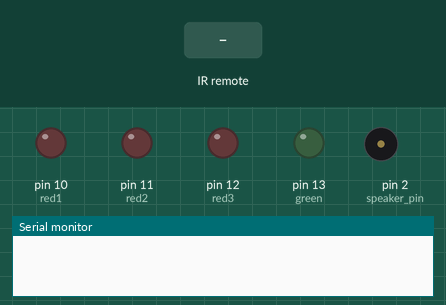
Recording of a sketch running on a simulated Arduino Uno, built with avr-gcc and run on an emulated ATmega328P. On the bench: output pins drawn as LEDs (lit = HIGH), buzzer (waves = sounding), the last lines printed to the serial monitor. Inputs (shaded band) come from the test bench.

Above: at 1.2 s.
1.3 s: infrared code 0xBC43FF00 received
At 2.3 s:
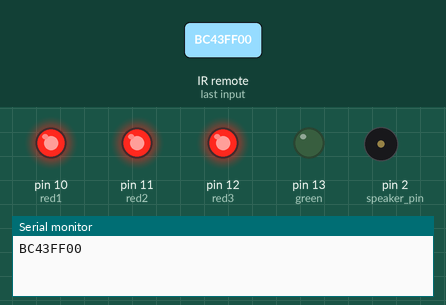
At 11.5 s:
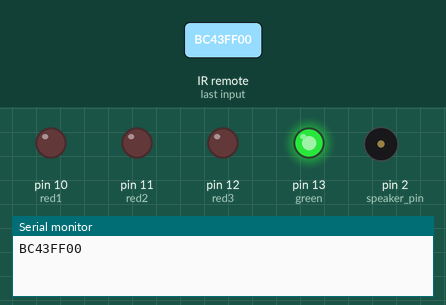
Timing chart, 0 to 11.8 s (numbered marks = the images above; inputs shaded):
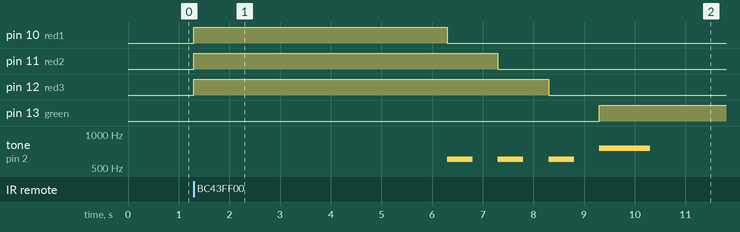

Measured:
- after the input at 1.3 s, pin 10 (red1): LOW → HIGH at once, → LOW 5.0 s later; pin 11 (red2): LOW → HIGH at once, → LOW 6.0 s later

The sketch:

start_race.ino
```cpp
#include <IRremote.h>

const int ir_pin = 0;
const int speaker_pin = 2;
const int green = 13;
const int red3 = 12;
const int red2 = 11;
const int red1 = 10;
const int reds[] = {10, 11, 12};
int BassTab[]={1911,1702,1516,1431,1275,1136,1012};
int pin;

IRrecv irrecv(ir_pin);

void(* resetFunc) (void) = 0;

void setup() {
  Serial.begin(115200);
  irrecv.enableIRIn(); // Start the receiver

  pinMode(ir_pin, OUTPUT);
  pinMode(speaker_pin, OUTPUT);
  pinMode(green, OUTPUT);
  pinMode(red1, OUTPUT);
  pinMode(red2, OUTPUT);
  pinMode(red3, OUTPUT);
  digitalWrite(speaker_pin, LOW);
}

void greenLight() {
  tone(speaker_pin, 750);
  digitalWrite(green, HIGH);
  delay(1000);

  noTone(speaker_pin);
  delay(5000);
  digitalWrite(green, LOW);
}

void countDown(int pin) {
  tone(speaker_pin, 600);
  digitalWrite(pin, LOW);
  delay(500);
  noTone(speaker_pin);
  delay(500);
}

void digitalWriteArray(const int pins[], bool val) {
  for (int i = 0; i < 3; i++)
    digitalWrite(pins[i], val);
}

void loop() {
  digitalWriteArray(reds, LOW);
  if (IrReceiver.decode()) {
    uint32_t code = IrReceiver.decodedIRData.decodedRawData;
    Serial.println(code, HEX);

    if (code == 0xF50A7F00 || code == 0xBC43FF00) {
      digitalWriteArray(reds, HIGH);
      delay(5000);

      for(pin = 10; pin < 13; pin++)
        countDown(pin);

      greenLight();
      resetFunc();
    }
    irrecv.resume(); // Receive the next value
  }
}
```
